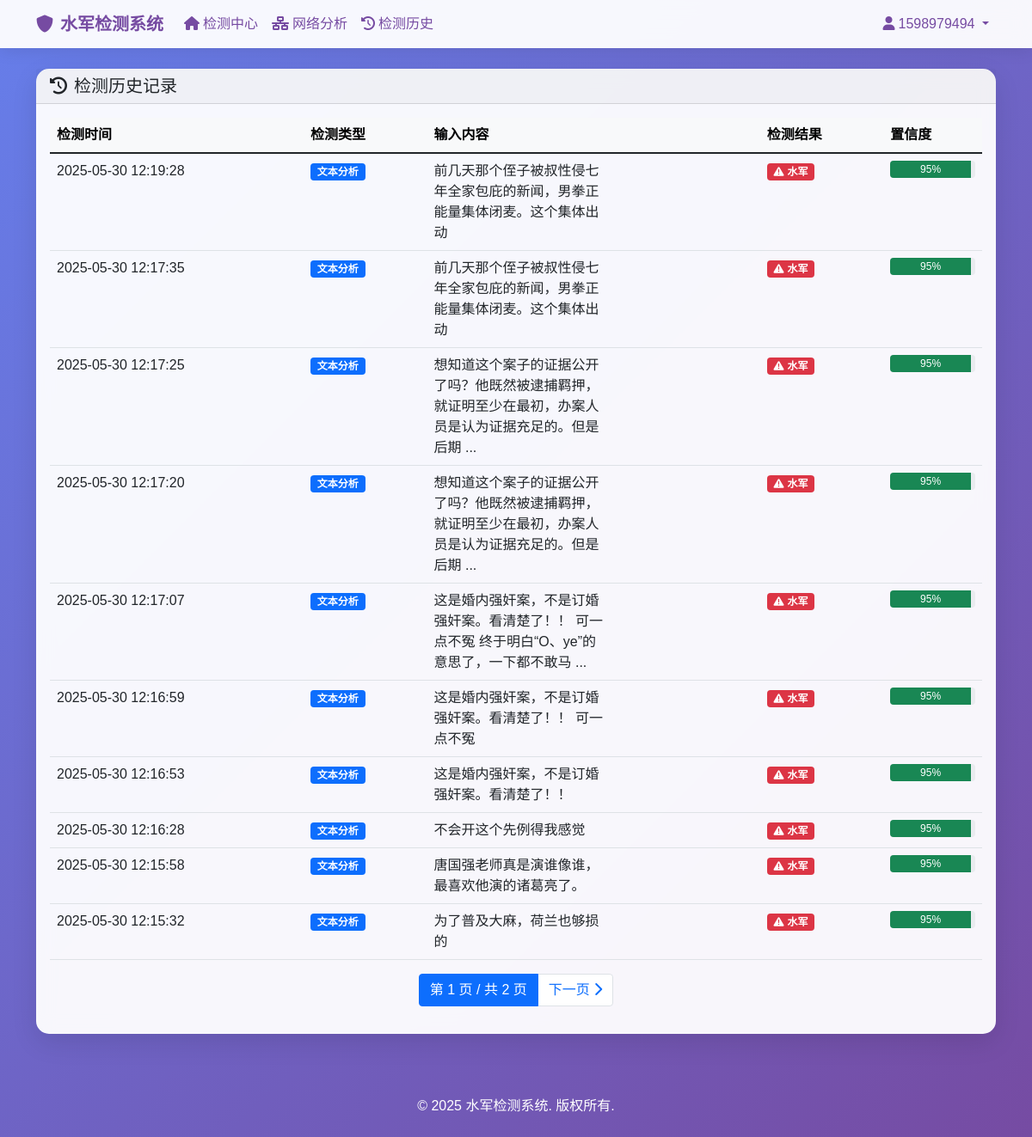
Screenshot of /history (signed in) with the database file from the repository.
### tables this page shows
CREATE TABLE users (
            id INTEGER PRIMARY KEY AUTOINCREMENT,
            username TEXT UNIQUE NOT NULL,
            email TEXT UNIQUE NOT NULL,
            password_hash TEXT NOT NULL,
            real_name TEXT,
            phone TEXT,
            organization TEXT,
            role TEXT DEFAULT 'user',
            is_active INTEGER DEFAULT 1,
            created_at TIMESTAMP DEFAULT CURRENT_TIMESTAMP,
            last_login TIMESTAMP,
            detection_count INTEGER DEFAULT 0,
            last_detection TIMESTAMP
        );

CREATE TABLE detection_history (
            id INTEGER PRIMARY KEY AUTOINCREMENT,
            user_id INTEGER NOT NULL,
            detection_type TEXT NOT NULL,
            input_content TEXT,
            result TEXT NOT NULL,
            created_at TIMESTAMP DEFAULT CURRENT_TIMESTAMP,
            FOREIGN KEY (user_id) REFERENCES users (id)
        );

### web/app_minimal.py (the view)
@app.route('/history')
@login_required
def detection_history():
    page = request.args.get('page', 1, type=int)
    per_page = 10
    current_user = get_current_user()
    history_data = get_detection_history(current_user['id'], page, per_page)
    return render_template('auth/history.html', history=history_data)

### web/app_minimal.py (called while the page is built)
@app.context_processor
def inject_user():
    return dict(current_user=get_current_user())

### web/simple_auth.py (called while the page is built)
def get_db():
    if 'db' not in g:
        g.db = sqlite3.connect(DATABASE)
        g.db.row_factory = sqlite3.Row
    return g.db

def login_required(f):
    @wraps(f)
    def decorated_function(*args, **kwargs):
        if 'user_id' not in session:
            flash('请先登录后访问此页面', 'info')
            return redirect(url_for('login', next=request.url))
        return f(*args, **kwargs)
    return decorated_function

def get_current_user():
    if 'user_id' not in session:
        return None
    db = get_db()
    user = db.execute('SELECT * FROM users WHERE id = ?', (session['user_id'],)).fetchone()
    return dict(user) if user else None

### web/templates/auth/history.html (shortened to what this page needs)
{% extends "base.html" %}
{% set title = "检测历史" %}
{% block content %}
<div class="card">
    <div class="card-header">
        <h5 class="mb-0">
            <i class="fas fa-history me-2"></i>检测历史记录
        </h5>
    </div>
    <div class="card-body">
        {% if history['items'] %}
            <div class="table-responsive">
                <table class="table table-hover">
                    <thead class="table-light">
                        <tr>
                            <th>检测时间</th>
                            <th>检测类型</th>
                            <th>输入内容</th>
                            <th>检测结果</th>
                            <th>置信度</th>
                        </tr>
                    </thead>
                    <tbody>
                        {% for record in history['items'] %}
                            <tr>
                                <td>{{ record.created_at }}</td>
                                <td>
                                    <span class="badge bg-{{ 'primary' if record.detection_type == '文本分析' else 'info' }}">
                                        {{ record.detection_type }}
                                    </span>
                                </td>
                                <td>
                                    <div style="max-width: 200px; overflow: hidden; text-overflow: ellipsis;">
                                        {% if record.input_content %}
                                            {{ record.input_content[:50] }}
                                            {% if record.input_content|length > 50 %}...{% endif %}
                                        {% else %}
                                            无输入内容
                                        {% endif %}
                                    </div>
                                </td>
                                <td>
                                    {% if record.result.is_spammer %}
                                        <span class="badge bg-danger">
                                            <i class="fas fa-exclamation-triangle me-1"></i>水军
                                        </span>
                                    {% else %}
                                        <span class="badge bg-success">
                                            <i class="fas fa-check-circle me-1"></i>正常用户
                                        </span>
                                    {% endif %}
                                </td>
                                <td>
                                    <div class="progress" style="height: 20px;">
                                        <div class="progress-bar
                                            {% if record.result.confidence >= 80 %}bg-success
                                            {% elif record.result.confidence >= 60 %}bg-warning
                                            {% else %}bg-danger{% endif %}"
                                            style="width: {{ record.result.confidence }}%">
                                            {{ record.result.confidence }}%
                                        </div>
                                    </div>
                                </td>
                            </tr>
                        {% endfor %}
                    </tbody>
                </table>
            </div>
            {% if history['pages'] > 1 %}
                <nav aria-label="检测历史分页">
                    <ul class="pagination justify-content-center">
                        <li class="page-item active">
                            <span class="page-link">第 {{ history['page'] }} 页 / 共 {{ history['pages'] }} 页</span>
                        </li>
                        {% if history['has_next'] %}
                            <li class="page-item">
                                <a class="page-link" href="{{ url_for('detection_history', page=history['next_num']) }}">
                                    下一页 <i class="fas fa-chevron-right"></i>
                                </a>
                            </li>
                        {% endif %}
                    </ul>
                </nav>
            {% endif %}
        {% else %}
            <div class="text-center py-5">
                <i class="fas fa-history fa-3x text-muted mb-3"></i>
                <h5 class="text-muted">暂无检测历史</h5>
                <p class="text-muted">您还没有进行过任何检测，<a href="{{ url_for('index') }}">立即开始检测</a></p>
            </div>
        {% endif %}
    </div>
</div>
{% endblock %}

### web/templates/base.html (shortened to what this page needs)
<!DOCTYPE html>
<html lang="zh-CN">
<head>
    <link href="https://cdn.jsdelivr.net/npm/bootstrap@5.1.3/dist/css/bootstrap.min.css" rel="stylesheet">
    <link href="https://cdnjs.cloudflare.com/ajax/libs/font-awesome/6.0.0/css/all.min.css" rel="stylesheet">
</head>
<body>
    <nav class="navbar navbar-expand-lg fixed-top">
        <div class="container">
            <a class="navbar-brand" href="{{ url_for('index') if current_user else url_for('login') }}">
                <i class="fas fa-shield-alt me-2"></i>水军检测系统
            </a>
            <div class="collapse navbar-collapse" id="navbarNav">
                <ul class="navbar-nav me-auto">
                    {% if current_user %}
                    <li class="nav-item">
                        <a class="nav-link" href="{{ url_for('index') }}">
                            <i class="fas fa-home me-1"></i>检测中心
                        </a>
                    </li>
                    <li class="nav-item">
                        <a class="nav-link" href="{{ url_for('network_analysis') }}">
                            <i class="fas fa-network-wired me-1"></i>网络分析
                        </a>
                    </li>
                    <li class="nav-item">
                        <a class="nav-link" href="{{ url_for('detection_history') }}">
                            <i class="fas fa-history me-1"></i>检测历史
                        </a>
                    </li>
                    {% endif %}
                </ul>
                <ul class="navbar-nav">
                    {% if current_user %}
                    <li class="nav-item dropdown">
                        <a class="nav-link dropdown-toggle" href="#" role="button" data-bs-toggle="dropdown">
                            <i class="fas fa-user me-1"></i>{{ current_user['username'] }}
                        </a>
                    </li>
                    {% endif %}
                </ul>
            </div>
        </div>
    </nav>
    <div class="main-content">
        <div class="container">
            {% block content %}{% endblock %}
        </div>
    </div>
    <footer class="mt-5 py-4 text-center text-white">
        <div class="container">
            <p>&copy; 2025 水军检测系统. 版权所有.</p>
        </div>
    </footer>
</body>
</html>

### web/templates/base.html (style rules this page uses)
body { background: linear-gradient(135deg, #667eea 0%, #764ba2 100%); min-height: 100vh; font-family: 'Arial', sans-serif; }
.navbar { background: rgba(255, 255, 255, 0.95) !important; backdrop-filter: blur(10px); box-shadow: 0 2px 20px rgba(0, 0, 0, 0.1); }
.navbar-brand { font-weight: bold; color: #764ba2 !important; }
.main-content { margin-top: 80px; min-height: calc(100vh - 80px); }
.card { border: none; border-radius: 15px; box-shadow: 0 10px 30px rgba(0, 0, 0, 0.1); backdrop-filter: blur(10px); background: rgba(255, 255, 255, 0.95); }
.nav-link { color: #764ba2 !important; font-weight: 500; }

### rows the page displays
users: username "1598979494"
detection_history: created_at "2025-05-30 12:19:28", detection_type "文本分析", input_content "前几天那个侄子被叔性侵七年全家包庇的新闻，男拳正能量集体闭麦。这个集体出动", result.confidence "95"
detection_history: created_at "2025-05-30 12:17:35", detection_type "文本分析", input_content "前几天那个侄子被叔性侵七年全家包庇的新闻，男拳正能量集体闭麦。这个集体出动", result.confidence "95"
detection_history: created_at "2025-05-30 12:17:25", detection_type "文本分析", input_content "想知道这个案子的证据公开了吗？他既然被逮捕羁押，就证明至少在最初，办案人员是认为证据充足的。但是后期", result.confidence "95"
detection_history: created_at "2025-05-30 12:17:20", detection_type "文本分析", input_content "想知道这个案子的证据公开了吗？他既然被逮捕羁押，就证明至少在最初，办案人员是认为证据充足的。但是后期", result.confidence "95"
detection_history: created_at "2025-05-30 12:17:07", detection_type "文本分析", input_content "这是婚内强奸案，不是订婚强奸案。看清楚了！！ 可一点不冤 终于明白“O、ye”的意思了，一下都不敢马", result.confidence "95"
detection_history: created_at "2025-05-30 12:16:59", detection_type "文本分析", input_content "这是婚内强奸案，不是订婚强奸案。看清楚了！！ 可一点不冤", result.confidence "95"
detection_history: created_at "2025-05-30 12:16:53", detection_type "文本分析", input_content "这是婚内强奸案，不是订婚强奸案。看清楚了！！", result.confidence "95"
detection_history: created_at "2025-05-30 12:16:28", detection_type "文本分析", input_content "不会开这个先例得我感觉", result.confidence "95"
detection_history: created_at "2025-05-30 12:15:58", detection_type "文本分析", input_content "唐国强老师真是演谁像谁，最喜欢他演的诸葛亮了。", result.confidence "95"
detection_history: created_at "2025-05-30 12:15:32", detection_type "文本分析", input_content "为了普及大麻，荷兰也够损的", result.confidence "95"

### other values shown
{{ history['page'] }} "1"
{{ history['pages'] }} "2"
